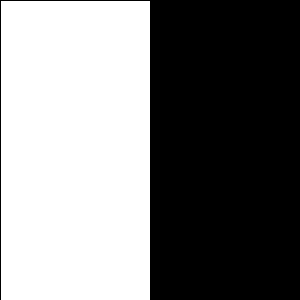
Frame 1 (no input)
Frame 60 (the mouse pressed at the canvas centre just before this capture): identical to frame 1, image omitted
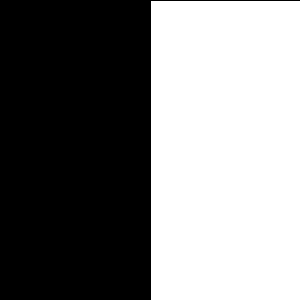
Frame 120 (the mouse held since frame 60 and released just before this capture)

The Processing sketch that drew these frames (run headless with seeded random() and noise(); from frame 60 on, the mouse is pressed at the canvas centre):

// Processing sketch: sketch_013_MrsElse
// ── sketch_013_MrsElse.pde
void setup() {
  size(300, 300);
}
void draw() {
  if (mouseX < width/2) {
    fill(255);
    rect(0, 0, width/2, height);
    fill(0);
    rect(width/2, 0, width, height);
  } 
  else {
    fill(0);
    rect(0, 0, width/2, height);
    fill(255);
    rect(width/2, 0, width, height);
  }
}
